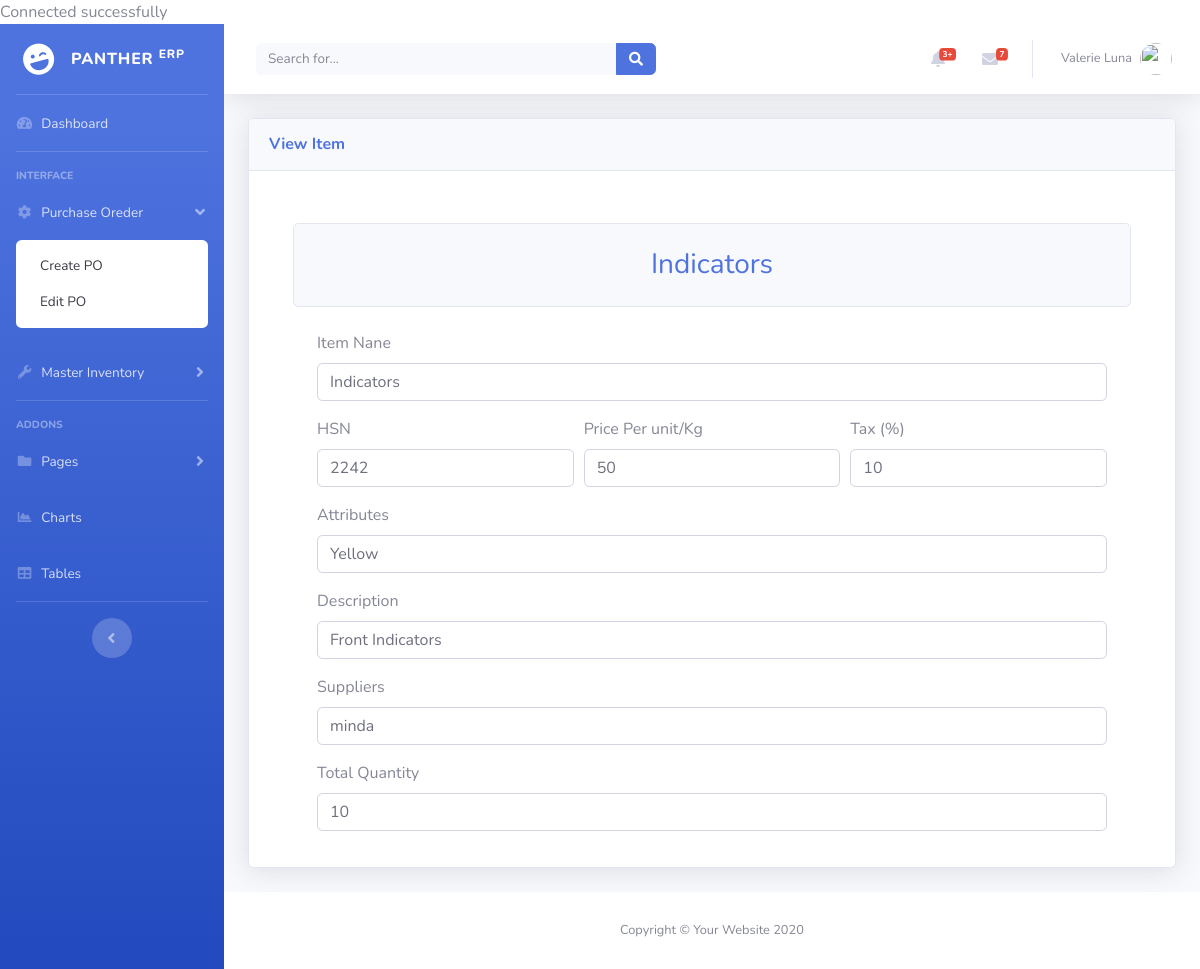
The app's page /view_single_item.php?id=1, older data.
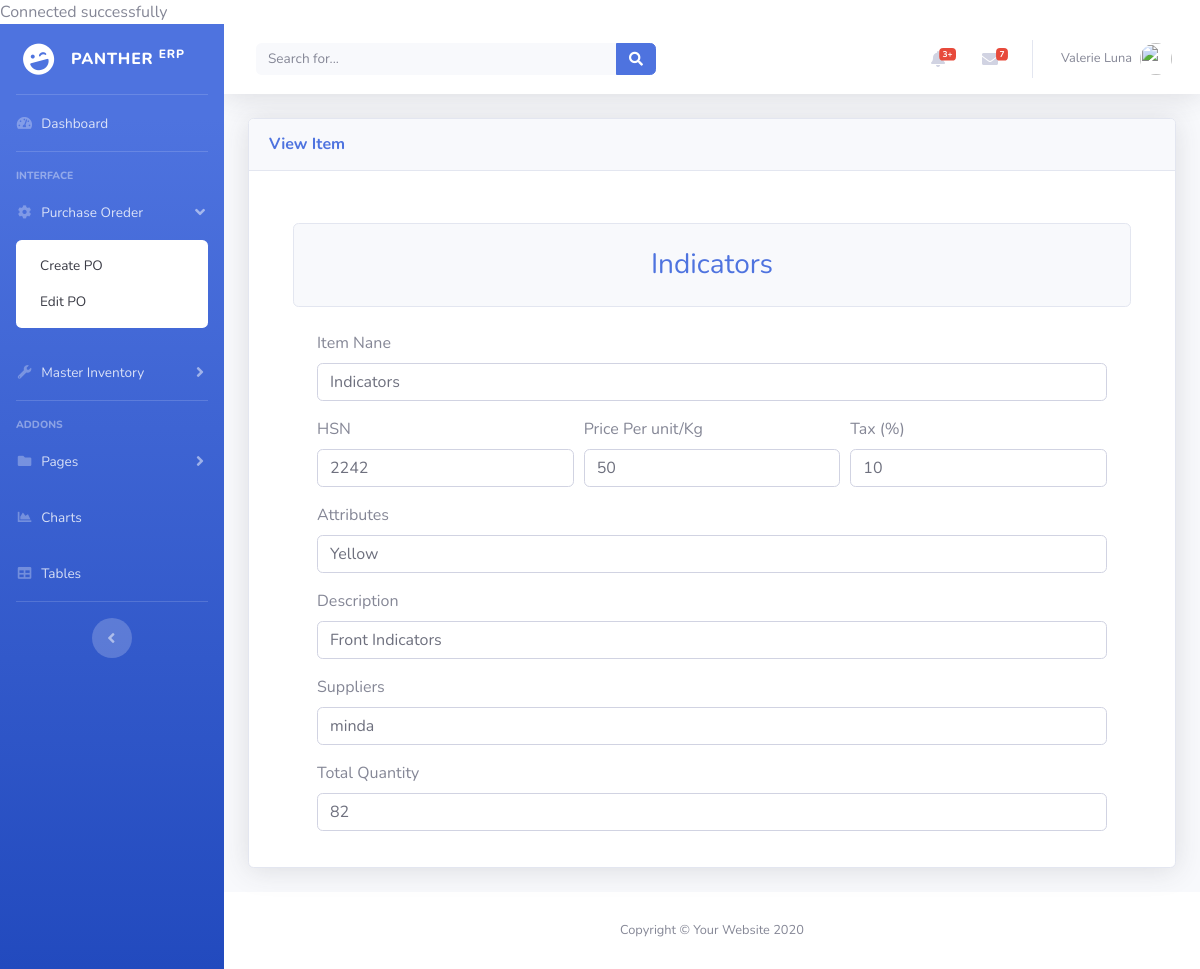
The same page, newer data.
### tables this page shows
CREATE TABLE `item_list` (
  `item_id` int(5) NOT NULL,
  `item_name` varchar(100) NOT NULL,
  `item_hsn` varchar(10) DEFAULT NULL,
  `item_price` int(10) NOT NULL,
  `item_tax` int(10) DEFAULT NULL,
  `item_attributes` varchar(50) NOT NULL,
  `item_description` varchar(100) NOT NULL,
  `item_qty` int(10) DEFAULT '0',
  `item_suppliers` varchar(100) NOT NULL
);

### view_single_item.php (the view, shortened to what the changed rows need)
<?php
require_once('DB_POS.php');
$SearchQueryParameter = $_GET["id"];
$sql = "SELECT * FROM item_list WHERE item_id='$SearchQueryParameter' ";
$stmt = $conn->query($sql);
while ($DataRows  = $stmt->fetch()) {
  $name = $DataRows["item_name"];
  $hsn = $DataRows["item_hsn"];
  $price = $DataRows["item_price"];
  $gst = $DataRows["item_tax"];
  $attributes = $DataRows["item_attributes"];
  $description = $DataRows["item_description"];
  $qty = $DataRows["item_qty"];
  $suppliers = $DataRows["item_suppliers"];
}
?>
<!DOCTYPE html>
<html lang="en">
<head>
  <link href="vendor/fontawesome-free/css/all.min.css" rel="stylesheet" type="text/css">
  <link href="css/sb-admin-2.min.css" rel="stylesheet">
</head>
<body id="page-top">
  <div id="wrapper">
    <div id="content-wrapper" class="d-flex flex-column">
      <div id="content">
        <div class="container-fluid">
          <div class="row">
            <div class="col-lg-12">
              <div class="card shadow mb-4">
                <div class="card-body">
                  <div class="container">
                    <div class="row mt-4">
                      <div class="col-12">
                        <h3 class="card text-center p-4 bg-light mb-4"><span class="text-primary"><?php echo $name ?></span></h3>
                        <form action="new-item.php" method="post" class="container">
                          <div class="form-row">
                            <div class="form-group col-md-12">
                              <label for="name">Item Nane</label>
                              <input type="text" class="form-control" id="name" placeholder="Name" name="name" value="<?php echo $name ?>">
                            </div>
                            <div class="form-group col-md-4">
                              <label for="price">HSN</label>
                              <input type="text" class="form-control" id="hsn" placeholder="HSN" name="hsn" value="<?php echo $hsn ?>">
                            </div>
                            <div class="form-group col-md-4">
                              <label for="price">Price Per unit/Kg</label>
                              <input type="number" class="form-control" id="price" placeholder="Price" name="price" value="<?php echo $price ?>">
                            </div>
                            <div class="form-group col-md-4">
                              <label for="tax">Tax (%)</label>
                              <input type="number" class="form-control" id="tax" placeholder="GST" name="tax" value="<?php echo $gst ?>">
                            </div>
                            <div class="form-group col-md-12">
                              <label for="attributes">Attributes</label>
                              <input type="text" class="form-control" id="attributes" placeholder="Attributes like color/size/weight" name="attributes" value="<?php echo $attributes ?>">
                            </div>
                          </div>
                          <div class="form-group">
                            <label for="description">Description</label>
                            <input type="text" class="form-control" id="description" placeholder="Short Description" name="description" value="<?php echo $description ?>">
                          </div>
                          <div class="form-group">
                            <label for="suppliers">Suppliers</label>
                            <input type="text" class="form-control" id="suppliers" placeholder="Suppliers" name="suppliers" value="<?php echo $suppliers ?>">
                          </div>
                          <div class="form-group">
                            <label for="qty">Total Quantity</label>
                            <input type="number" class="form-control" id="qty" placeholder="qty" name="qty" value="<?php echo $qty ?>">
                          </div>
                        </form>
                      </div>
                    </div>
                  </div>
                </div>
              </div>
            </div>
          </div>
        </div>
      </div>
    </div>
  </div>
</body>
</html>

Row changes from the older to the newer data that the page shows:
changed item_list "Indicators": qty "10" → "82"
